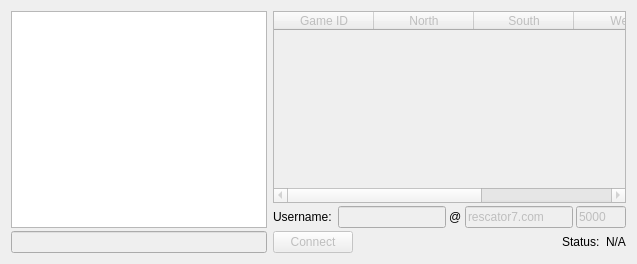
      <widget class="QWidget" name="widget">
       <property name="sizePolicy">
        <sizepolicy hsizetype="Expanding" vsizetype="Expanding">
         <horstretch>0</horstretch>
         <verstretch>0</verstretch>
        </sizepolicy>
       </property>
       <attribute name="icon">
        <iconset resource="resources.qrc">
         <normaloff>:/icons/chat-text.svg</normaloff>:/icons/chat-text.svg</iconset>
       </attribute>
       <attribute name="title">
        <string/>
       </attribute>
       <attribute name="toolTip">
        <string>Channel</string>
       </attribute>
       <layout class="QGridLayout" name="gridLayout_2">
        <item row="0" column="0">
         <layout class="QVBoxLayout" name="verticalLayout_5">
          <property name="spacing">
           <number>3</number>
          </property>
          <item>
           <widget class="QTextEdit" name="channel">
            <property name="mouseTracking">
             <bool>false</bool>
            </property>
            <property name="acceptDrops">
             <bool>false</bool>
            </property>
            <property name="horizontalScrollBarPolicy">
             <enum>Qt::ScrollBarAlwaysOff</enum>
            </property>
            <property name="undoRedoEnabled">
             <bool>false</bool>
            </property>
           </widget>
          </item>
          <item>
           <widget class="QLineEdit" name="lineEdit">
            <property name="enabled">
             <bool>false</bool>
            </property>
           </widget>
          </item>
         </layout>
        </item>
        <item row="0" column="1">
         <layout class="QVBoxLayout" name="verticalLayout_4">
          <property name="spacing">
           <number>3</number>
          </property>
          <item>
           <widget class="QTableWidget" name="tableWidget">
            <property name="enabled">
             <bool>false</bool>
            </property>
            <property name="sizePolicy">
             <sizepolicy hsizetype="Expanding" vsizetype="Expanding">
              <horstretch>0</horstretch>
              <verstretch>0</verstretch>
             </sizepolicy>
            </property>
            <property name="maximumSize">
             <size>
              <width>16777215</width>
              <height>16777215</height>
             </size>
            </property>
            <column>
             <property name="text">
              <string>Game ID</string>
             </property>
            </column>
            <column>
             <property name="text">
              <string>North</string>
             </property>
            </column>
            <column>
             <property name="text">
              <string>South</string>
             </property>
            </column>
            <column>
             <property name="text">
              <string>West</string>
             </property>
            </column>
            <column>
             <property name="text">
              <string>East</string>
             </property>
            </column>
           </widget>
          </item>
          <item>
           <layout class="QHBoxLayout" name="horizontalLayout_8" stretch="0,0,0,0,0">
            <property name="spacing">
             <number>3</number>
            </property>
            <item>
             <widget class="QLabel" name="label_username">
              <property name="sizePolicy">
               <sizepolicy hsizetype="Preferred" vsizetype="Preferred">
                <horstretch>0</horstretch>
                <verstretch>0</verstretch>
               </sizepolicy>
              </property>
              <property name="maximumSize">
               <size>
                <width>100</width>
                <height>16777215</height>
               </size>
              </property>
              <property name="text">
               <string>Username: </string>
              </property>
             </widget>
            </item>
            <item>
             <widget class="QLineEdit" name="lineEdit_username">
              <property name="enabled">
               <bool>false</bool>
              </property>
              <property name="sizePolicy">
               <sizepolicy hsizetype="Expanding" vsizetype="Fixed">
                <horstretch>0</horstretch>
                <verstretch>0</verstretch>
               </sizepolicy>
              </property>
              <property name="maximumSize">
               <size>
                <width>125</width>
                <height>16777215</height>
               </size>
              </property>
              <property name="maxLength">
               <number>20</number>
              </property>
             </widget>
            </item>
            <item>
             <widget class="QLabel" name="label_at">
              <property name="text">
               <string>@</string>
              </property>
             </widget>
            </item>
            <item>
             <widget class="QLineEdit" name="lineEdit_server">
              <property name="enabled">
               <bool>false</bool>
              </property>
              <property name="minimumSize">
               <size>
                <width>0</width>
                <height>0</height>
               </size>
              </property>
              <property name="text">
               <string>rescator7.com</string>
              </property>
              <property name="maxLength">
               <number>50</number>
              </property>
             </widget>
            </item>
            <item>
             <widget class="QLineEdit" name="lineEdit_port">
              <property name="enabled">
               <bool>false</bool>
              </property>
              <property name="minimumSize">
               <size>
                <width>50</width>
                <height>0</height>
               </size>
              </property>
              <property name="maximumSize">
               <size>
                <width>50</width>
                <height>16777215</height>
               </size>
              </property>
              <property name="text">
               <string>5000</string>
              </property>
              <property name="maxLength">
               <number>4</number>
              </property>
             </widget>
            </item>
           </layout>
          </item>
          <item>
           <layout class="QHBoxLayout" name="horizontalLayout_9" stretch="0,0,0,0">
            <property name="spacing">
             <number>3</number>
            </property>
            <item>
             <widget class="QPushButton" name="pushButton_connect">
              <property name="enabled">
               <bool>false</bool>
              </property>
              <property name="text">
               <string>Connect</string>
              </property>
             </widget>
            </item>
            <item>
             <spacer name="horizontalSpacer_3">
              <property name="orientation">
               <enum>Qt::Horizontal</enum>
              </property>
              <property name="sizeHint" stdset="0">
               <size>
                <width>40</width>
                <height>20</height>
               </size>
              </property>
             </spacer>
            </item>
            <item>
             <widget class="QLabel" name="label_status">
              <property name="text">
               <string>Status: </string>
              </property>
             </widget>
            </item>
            <item>
             <widget class="QLabel" name="label_6">
              <property name="text">
               <string>N/A</string>
              </property>
             </widget>
            </item>
           </layout>
          </item>
          <item>
           <layout class="QHBoxLayout" name="horizontalLayout_10">
            <property name="spacing">
             <number>3</number>
            </property>
           </layout>
          </item>
         </layout>
        </item>
       </layout>
      </widget>
